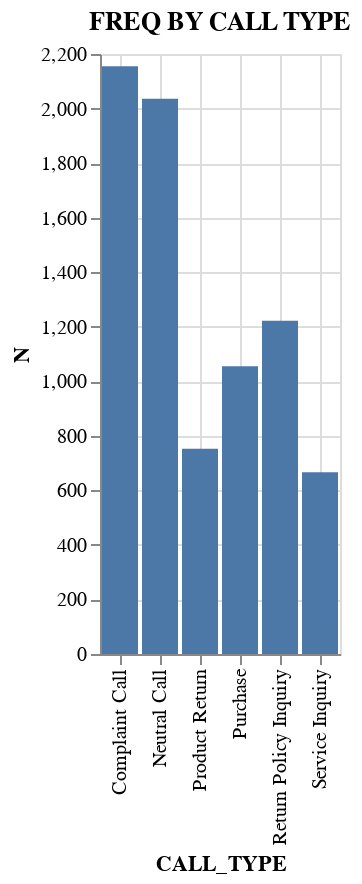

Here is the notebook cell this chart was saved with:
### Code cell
%chart CALL_TYPE, N, Title= FREQ BY CALL TYPE, Height=400, Width=800

### Figure 1 — Vega-Lite specification as saved in the notebook (floating-point values rounded to 4 significant figures)
{"$schema": "https://vega.github.io/schema/vega-lite/v3.json", "data": {"format": {"type": "csv"}, "values": "\"CALL_TYPE\",\"N\"\n\"Complaint Call\",\"2155\"\n\"Neutral Call\",\"2036\"\n\"Return Policy Inquiry\",\"1222\"\n\"Purchase\",\"1055\"\n\"Product Return\",\"753\"\n\"Service Inquiry\",\"666\"\n"}, "encoding": {"x": {"axis": {"grid": true, "title": "CALL_TYPE"}, "field": "CALL_TYPE", "type": "nominal"}, "y": {"axis": {"grid": true, "title": "N"}, "field": "N", "type": "quantitative"}}, "height": "400", "mark": {"color": "#4C78A8", "type": "bar"}, "title": "FREQ BY CALL TYPE", "width": "900"}
